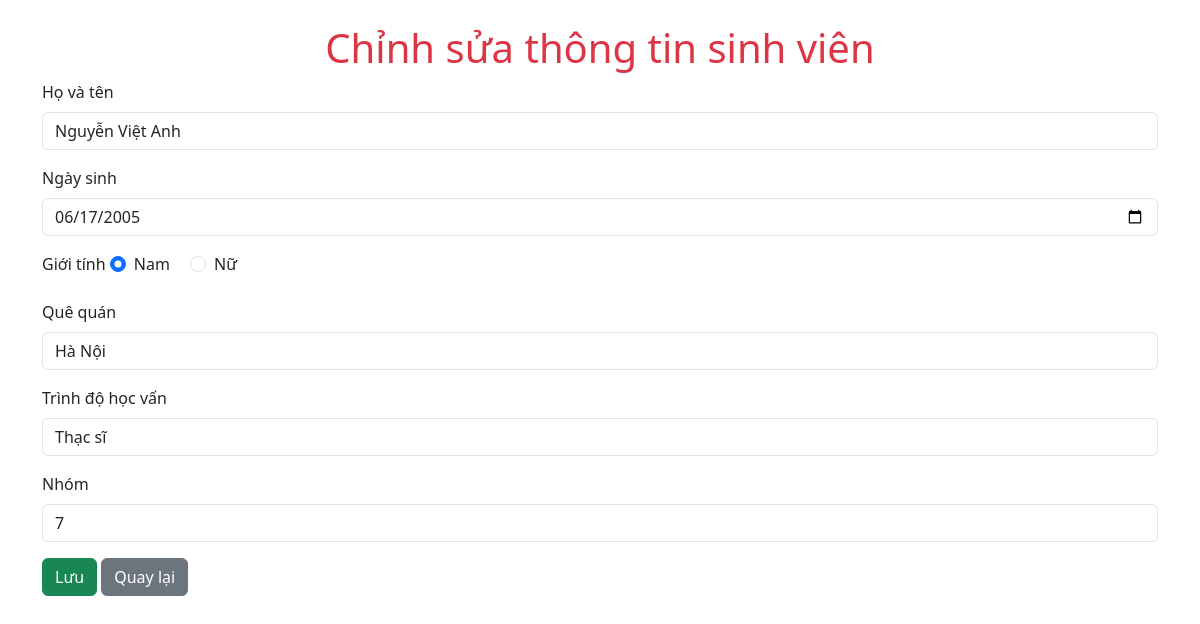
Page /edit.php?id=2 on the committed database.
### tables this page shows
CREATE TABLE `table_studen` (
  `id` int(50) NOT NULL,
  `fullname` varchar(255) NOT NULL,
  `dob` date NOT NULL,
  `gender` int(50) NOT NULL,
  `hometown` varchar(255) NOT NULL,
  `level_id` int(50) NOT NULL,
  `group_id` int(50) NOT NULL
);

### edit.php (the view, shortened to what this page needs)
<?php
try {
    $pdo = new PDO("mysql:host=localhost;dbname=qlsv_vuvanluan", "root", "");
    $pdo->setAttribute(PDO::ATTR_ERRMODE, PDO::ERRMODE_EXCEPTION);
} catch (PDOException $e) {
    die("Kết nối thất bại: " . $e->getMessage());
}
$id = $_GET['id'] ?? null;
try {
    $sql = "SELECT * FROM table_Studen WHERE id = :id";
    $stmt = $pdo->prepare($sql);
    $stmt->bindParam(':id', $id, PDO::PARAM_INT);
    $stmt->execute();
    $studen = $stmt->fetch(PDO::FETCH_ASSOC);
} catch (PDOException $e) {
    die("Lỗi: " . $e->getMessage());
}
?>
<!DOCTYPE html>
<html lang="vi">
<head>
    <link href="https://cdn.jsdelivr.net/npm/bootstrap@5.3.3/dist/css/bootstrap.min.css" rel="stylesheet">
</head>
<body>
    <div class="container mt-4">
        <h1 class="text-center text-danger">Chỉnh sửa thông tin sinh viên</h1>
        <form method="POST">
            <div class="mb-3">
                <label for="fullname" class="form-label">Họ và tên</label>
                <input type="text" class="form-control" id="fullname" name="fullname" value="<?= htmlspecialchars($studen['fullname']) ?>" required>
            </div>
            <div class="mb-3">
                <label for="dob" class="form-label">Ngày sinh</label>
                <input type="date" class="form-control" id="dob" name="dob" value="<?= htmlspecialchars(date('Y-m-d', strtotime($studen['dob']))) ?>" required>
            </div>
            <div class="mb-3">
                <label class="form-label">Giới tính</label>
                <div class="form-check form-check-inline">
                    <input class="form-check-input" type="radio" name="gender" value="1" <?= $studen['gender'] == 1 ? 'checked' : '' ?>>
                    <label class="form-check-label">Nam</label>
                </div>
                <div class="form-check form-check-inline">
                    <input class="form-check-input" type="radio" name="gender" value="0" <?= $studen['gender'] == 0 ? 'checked' : '' ?>>
                    <label class="form-check-label">Nữ</label>
                </div>
            </div>
            <div class="mb-3">
                <label for="hometown" class="form-label">Quê quán</label>
                <input type="text" class="form-control" id="hometown" name="hometown" value="<?= htmlspecialchars($studen['hometown']) ?>" required>
            </div>
            <div class="mb-3">
                <label for="level_id" class="form-label">Trình độ học vấn</label>
                <select class="form-control" name="level_id" required>
                    <option value="1" <?= $studen['level_id'] == 1 ? 'selected' : '' ?>>Thạc sĩ</option>
                </select>
            </div>
            <div class="mb-3">
                <label for="group_id" class="form-label">Nhóm</label>
                <input type="number" class="form-control" id="group_id" name="group_id" value="<?= htmlspecialchars($studen['group_id']) ?>" min="1" required>
            </div>
            <button type="submit" class="btn btn-success">Lưu</button>
            <a href="index.php" class="btn btn-secondary">Quay lại</a>
        </form>
    </div>
</body>
</html>

### rows in the picture
table_studen: fullname "Nguyễn Việt Anh", dob "06/17/2005", gender "☑", hometown "Hà Nội", level_id "Thạc sĩ", group_id "7"
